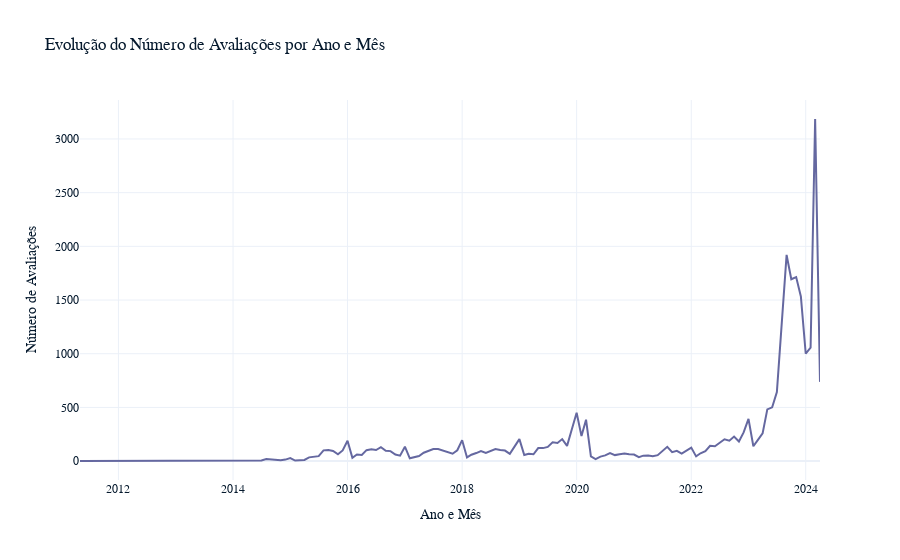

This figure's notebook cell:
### Code cell
# Verificar se a coluna 'last_review' pode ser convertida para datetime
listings['last_review'] = pd.to_datetime(listings['last_review'], errors='coerce')

# Criar colunas 'year' e 'month' a partir de 'last_review'
listings['year'] = listings['last_review'].dt.year
listings['month'] = listings['last_review'].dt.month

# Agrupar por ano e mês e contar o número de avaliações
reviews_by_year_month = listings.groupby(['year', 'month']).size().reset_index(name='reviews_count')

# Remover linhas com ano ou mês nulos
reviews_by_year_month.dropna(subset=['year', 'month'], inplace=True)

# Converter ano e mês para inteiro para facilitar a visualização
reviews_by_year_month['year'] = reviews_by_year_month['year'].astype(int)
reviews_by_year_month['month'] = reviews_by_year_month['month'].astype(int)

# Criar uma coluna 'year_month' para o eixo x do gráfico
reviews_by_year_month['year_month'] = reviews_by_year_month['year'].astype(str) + '-' + reviews_by_year_month['month'].astype(str).str.zfill(2)

# Gráfico de linhas para mostrar a evolução do número de avaliações ao longo do tempo
fig_reviews_evolution = px.line(reviews_by_year_month, x='year_month', y='reviews_count', title='Evolução do Número de Avaliações por Ano e Mês')
fig_reviews_evolution.update_xaxes(title_text='', showticklabels=False, showgrid=False, zeroline=False)
fig_reviews_evolution.update_yaxes(title_text='', showticklabels=False, showgrid=False, zeroline=False)
fig_reviews_evolution.show()

### Figure 1 — Plotly figure (JSON) as saved in the notebook; plotly's stock layout.template omitted (floating-point values rounded to 4 significant figures; data arrays with more than 128 entries replaced by an {"elided": "..."} marker saying what was removed)
{"data": [{"hovertemplate": "year_month=%{x}<br>reviews_count=%{y}<extra></extra>", "legendgroup": "", "line": {"color": "#6568a0", "dash": "solid"}, "marker": {"symbol": "circle"}, "mode": "lines", "name": "", "orientation": "v", "showlegend": false, "x": {"elided": "143 str values"}, "xaxis": "x", "y": {"elided": "143 int values"}, "yaxis": "y", "type": "scatter"}], "layout": {"xaxis": {"anchor": "y", "domain": [0, 1], "title": {"text": "Ano e Mês"}, "showticklabels": true, "showgrid": true, "zeroline": true}, "yaxis": {"anchor": "x", "domain": [0, 1], "title": {"text": "Número de Avaliações"}, "showticklabels": true, "showgrid": true, "zeroline": true}, "legend": {"tracegroupgap": 0}, "title": {"text": "Evolução do Número de Avaliações por Ano e Mês"}}}
